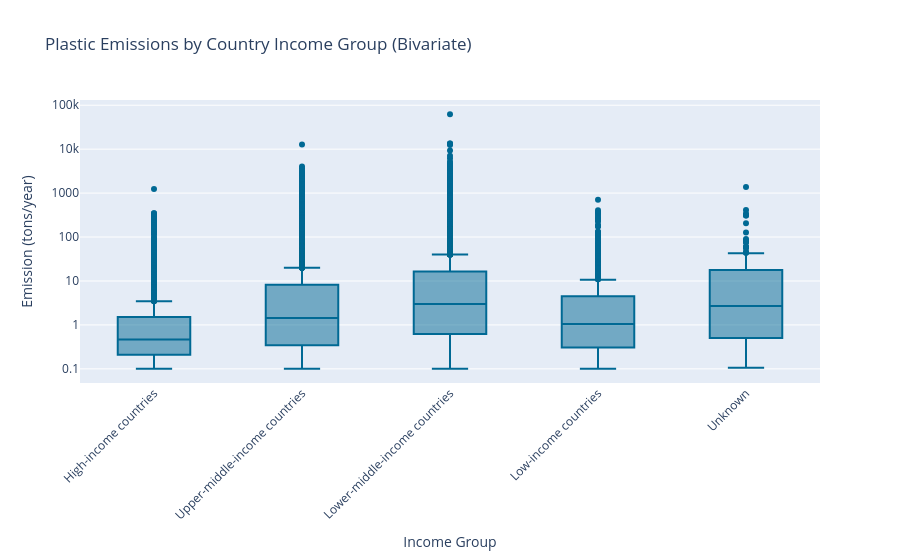

The cell this chart's notebook holds for it:
### Markdown cell above
### 2. Bivariate Analysis: Emissions vs Income Group

### Code cell
# Load data
df = pd.read_sql("""
    SELECT emission, income_group 
    FROM all_emission_points 
    WHERE income_group IS NOT NULL AND emission > 0
""", engine)

# Ocean Blue Hex Code
ocean_blue = "#006994" 

# Boxplot
fig = px.box(df, 
             x="income_group", 
             y="emission", 
             log_y=True,
             title="Plastic Emissions by Country Income Group (Bivariate)",
             labels={"income_group": "Income Group", "emission": "Emission (tons/year)"},
             # This line makes ONLY the boxes this color
             color_discrete_sequence=[ocean_blue]) 

fig.update_layout(
    showlegend=False, 
    xaxis_tickangle=-45
    # No background changes here = default clean white/gray theme
)

fig.show()

### Figure 1 — Plotly figure (JSON) as saved in the notebook; plotly's stock layout.template omitted (floating-point values rounded to 4 significant figures; data arrays with more than 128 entries replaced by an {"elided": "..."} marker saying what was removed)
{"data": [{"alignmentgroup": "True", "hovertemplate": "Income Group=%{x}<br>Emission (tons/year)=%{y}<extra></extra>", "legendgroup": "", "marker": {"color": "#006994"}, "name": "", "notched": false, "offsetgroup": "", "orientation": "v", "showlegend": false, "type": "box", "x": {"elided": "20832 str values"}, "x0": " ", "xaxis": "x", "y": {"elided": "20832 float values"}, "y0": " ", "yaxis": "y"}], "layout": {"boxmode": "group", "legend": {"tracegroupgap": 0}, "showlegend": false, "title": {"text": "Plastic Emissions by Country Income Group (Bivariate)"}, "xaxis": {"anchor": "y", "domain": [0, 1], "tickangle": -45, "title": {"text": "Income Group"}}, "yaxis": {"anchor": "x", "domain": [0, 1], "title": {"text": "Emission (tons/year)"}, "type": "log"}}}
